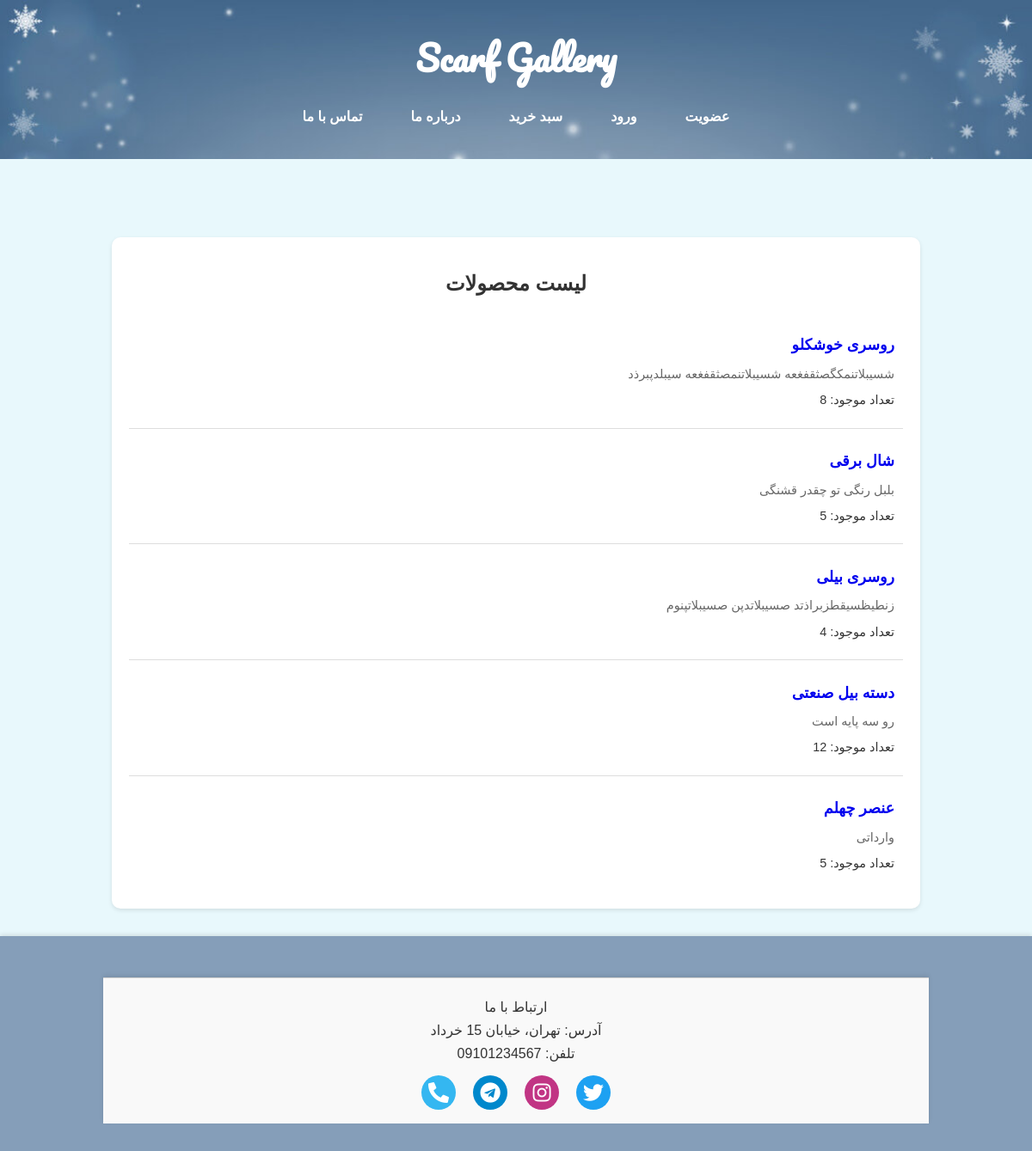
Page /index.php/authcontroller/productList on the earlier database version.
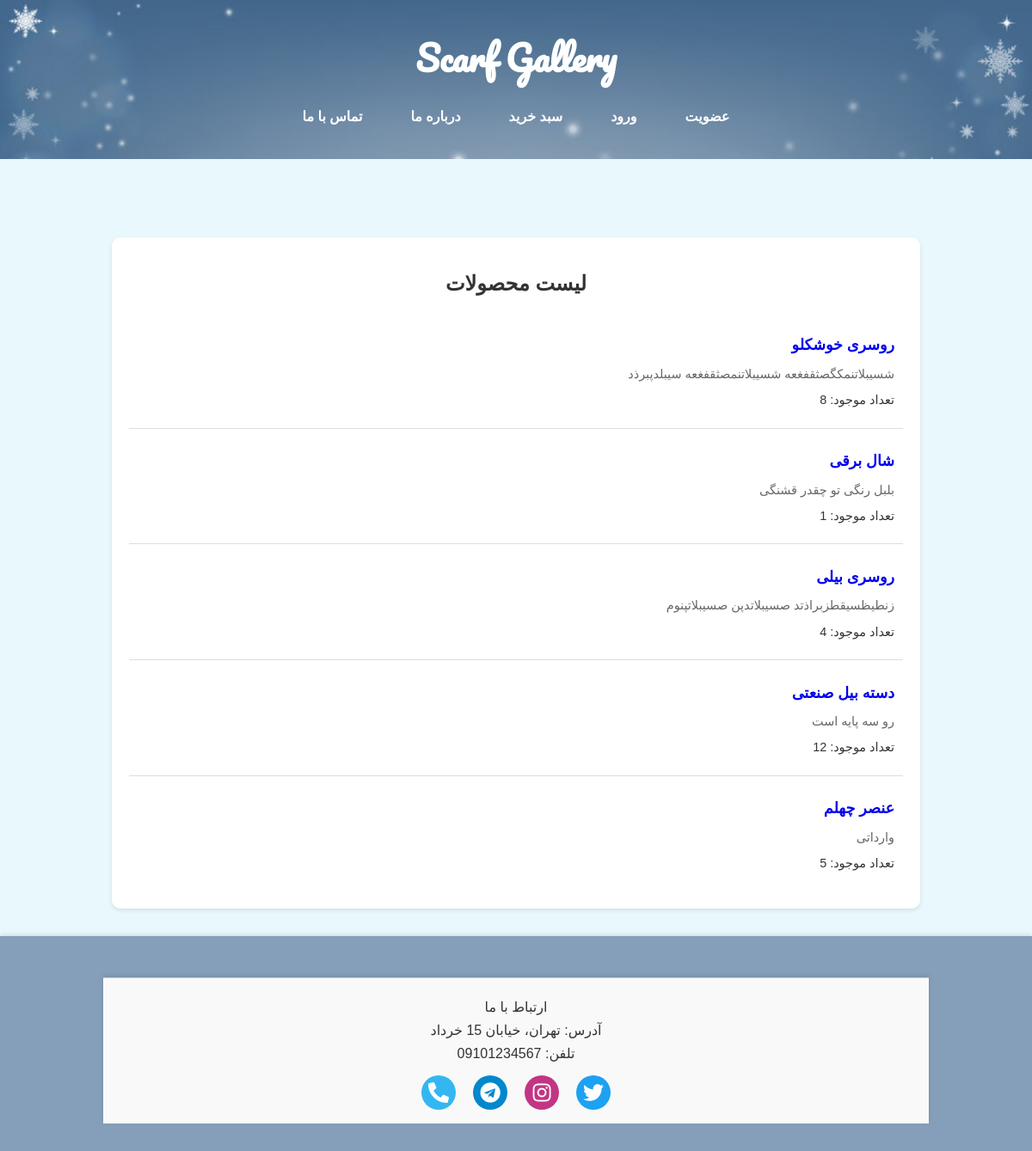
Same page on the later database version.
### tables this page shows
CREATE TABLE IF NOT EXISTS `products` (
  `ProductID` int NOT NULL AUTO_INCREMENT,
  `Name` varchar(255) NOT NULL,
  `Description` text,
  `Price` decimal(10,0) NOT NULL,
  `Stock` int DEFAULT '0',
  `CategoryID` int DEFAULT NULL,
  `ImageURL` varchar(255) DEFAULT NULL,
  `CreatedAt` timestamp NOT NULL DEFAULT CURRENT_TIMESTAMP,
  PRIMARY KEY (`ProductID`),
  KEY `CategoryID` (`CategoryID`)
);

### application/controllers/AuthController.php (called while the page is built, shortened)
<?php
class AuthController extends CI_Controller {
    public function productList () {
        $this->load->library('session');
        $this->load->model('UserModel');
        $data['products'] = $this->UserModel->productList();
        $this->load->view('productListPage',$data);
    }
}

### index.php (called while the page is built, shortened)
<?php
require_once BASEPATH.'core/CodeIgniter.php';

### application/models/UserModel.php (called while the page is built, shortened)
<?php
class UserModel extends CI_Model {
    public function productList () {
        $sql="select * from products";
		$query = $this->db->query($sql);
		 return $query->result_array();
    }
}

### application/views/productListPage.php (the view, shortened to what this page needs)
<!DOCTYPE html>
<html lang="fa">
<head>
    <link rel="stylesheet" href="<?php echo base_url(); ?>css/style_main.css">
    <link rel="stylesheet" href="<?php echo base_url(); ?>css/style_productlist.css">
    <link rel="stylesheet" href="https://cdnjs.cloudflare.com/ajax/libs/font-awesome/5.15.4/css/all.min.css">
<?php
    if (isset($info)) {
    foreach ($info as $key => $row) {
        if ($row['UserID']==1 || $row['UserID']==2){
            $userID = $row['UserID'];
?>
<title>Scarf Gallery » Admin Panel » Products List</title>
</head>
<body>
    <header class="header">
    <div class="snow"></div>
        <div class="container">
            <a style="color: rgb(255, 255, 255);" href="<?php echo base_url(); ?>">
                <h1 class="logo">Scarf Gallery</h1>
            </a>
            <h3><?php echo $row['FullName']." عزیز خوش آمدید!";?></h3>
            <nav class="nav">
                <a href="<?php echo base_url(); ?>index.php/AuthController/viewRouteControll/insertProduct">درج محصول</a>
                <a href="<?php echo base_url(); ?>index.php/AuthController/productList">ویرایش محصولات</a>
                <a href="<?php echo base_url(); ?>index.php/AuthController/showUserData">ویرایش اطلاعات</a>
                <a href="<?php echo base_url(); ?>index.php/AuthController/showCartItems">سبد خرید</a>
                <a href="<?php echo base_url(); ?>index.php/AuthController/viewRouteControll/about">درباره ما</a>
                <a href="<?php echo base_url(); ?>index.php/AuthController/viewRouteControll/contact">تماس با ما</a>
                <a href="<?php echo base_url(); ?>index.php/AuthController/logOut">خروج</a>
            </nav>
        </div>
    </header>
    <?php
        } else {
    ?>
<title>Scarf Gallery » User Panel » Products List</title>
</head>
<body>
    <header class="header">
        <div class="snow"></div>
        <div class="container">
            <a style="color: rgb(255, 255, 255);" href="<?php echo base_url(); ?>">
                <h1 class="logo">Scarf Gallery</h1>
            </a>
            <h3><?php echo $row['FullName']." عزیز خوش آمدید!";?></h3>
            <nav class="nav">
                <a href="<?php echo base_url(); ?>index.php/AuthController/showUserData">ویرایش اطلاعات</a>
                <a href="<?php echo base_url(); ?>index.php/AuthController/showUserComments">نظرات ثبت شده</a>
                <a href="<?php echo base_url(); ?>index.php/AuthController/showCartItems">سبد خرید</a>
                <a href="<?php echo base_url(); ?>index.php/AuthController/viewRouteControll/about">درباره ما</a>
                <a href="<?php echo base_url(); ?>index.php/AuthController/viewRouteControll/contact">تماس با ما</a>
                <a href="<?php echo base_url(); ?>index.php/AuthController/logOut">خروج</a>
            </nav>
        </div>
    </header>
    <?php
        }
    }
} else {
    ?>
</head>
<body>
    <header class="header">
        <div class="container">
            <a style="color: rgb(255, 255, 255);" href="<?php echo base_url(); ?>">
                    <h1 class="logo">Scarf Gallery</h1>
            </a>
            <nav class="nav">
                <a href="<?php echo base_url(); ?>index.php/AuthController/viewRouteControll/register">عضویت</a>
                <a href="<?php echo base_url(); ?>index.php/AuthController/viewRouteControll/login">ورود</a>
                <a href="<?php echo base_url(); ?>index.php/AuthController/viewRouteControll/login">سبد خرید</a>
                <a href="<?php echo base_url(); ?>index.php/AuthController/viewRouteControll/about">درباره ما</a>
                <a href="<?php echo base_url(); ?>index.php/AuthController/viewRouteControll/contact">تماس با ما</a>
            </nav>
        </div>
    </header>
    <?php
        }
    ?>
    <main class="main">
        <section class="winter-panel">
            <div></br></br></div>
            <div class="product-list">
                <h1 align = "center">لیست  محصولات</h1>
                <?php
                    if (isset($products)) {
                        foreach($products as $key => $row) {
                ?>
                <div class="product-item">
                    <a href = "<?php echo base_url(); ?>index.php/AuthController/showProduct/<?php echo $row['ProductID'];?>" ><div class="product-info">
                        <p class="product-name"><?php echo $row['Name'] ; ?></p>
                        <p class="product-description"><?php echo $row['Description']; ?></p>
                        <p class="product-stock">تعداد موجود: <?php echo $row['Stock']; ?></p>
                    </div></a>
                </div>
                <?php
                        }
                    }
                ?>
                </div>
        </section>
    </main>
  <footer class="footer">
        <div class="container border">
            <p>ارتباط با ما</p>
            <p>آدرس: تهران، خیابان 15 خرداد</p>
            <p>تلفن: 09101234567</p>
            <div class="social-links">
                <a href="https://twitter.com" target="_blank" class="social-icon twitter">
                    <i class="fab fa-twitter"></i>
                </a>
                <a href="https://instagram.com" target="_blank" class="social-icon instagram">
                    <i class="fab fa-instagram"></i>
                </a>
                <a href="https://t.me" target="_blank" class="social-icon telegram">
                    <i class="fab fa-telegram"></i>
                </a>
                <a href="tel:02112345678" class="social-icon phone">
                    <i class="fas fa-phone-alt"></i>
                </a>
            </div>
        </div>
    </footer>
</body>
</html>

### css/style_main.css (style rules this page uses)
body { font-family: 'BNazanin', Arial, sans-serif; margin: 0; padding: 0; direction: rtl; background: #e8f8fc; color: #333; }
.container { width: 80%; max-width: 1200px; margin: 0 auto; }
.main { margin-top: 240px; }
.header { position: fixed; top: 0; left: 0; width: 100%; background-image: url("../pic/bgHeader.jpg"); background-size: cover; color: #ffffff; padding: 2rem 0; text-align: center; z-index: 1000; }
.header .logo { font-family: 'Pacifico', cursive; font-size: 2.5rem; margin: 0; }
.header .nav { display: flex; justify-content: center; gap: 1.5rem; margin-top: 1rem; }
.header .nav a { text-decoration: none; color: #ffffff; font-size: 1rem; padding: 0.5rem 1rem; border-radius: 5px; transition: background-color 0.3s ease; font-weight: bold; }
.footer { background-size: cover; background-color: #859eb9; text-align: center; padding: 2rem 0; margin-top: 2rem; box-shadow: 0 -2px 5px rgba(0, 0, 0, 0.1); }
.footer p { margin: 0.5rem 0; color: #333; }
.border { background-color: #f9f9f9; text-align: center; padding: 1rem 0; margin-top: 1rem; box-shadow: 0 -2px 5px rgba(0, 0, 0, 0.1); border-top: 1px solid #cccccc; }
.social-links { display: flex; justify-content: center; gap: 20px; margin-top: 1rem; }
.social-icon { width: 40px; height: 40px; display: flex; justify-content: center; align-items: center; background-color: #4f899c; color: white; border-radius: 50%; font-size: 1.5rem; transition: all 0.3s ease; }
.social-icon i { font-size: 1.5rem; }
.twitter { background-color: #1DA1F2; }
.instagram { background-color: #C13584; }
.telegram { background-color: #0088cc; }
.phone { background-color: #34b7f1; }
a { text-decoration: none; }

### css/style_productlist.css (style rules this page uses)
body { margin: 0; padding: 0; direction: rtl; background: #e8f8fc; color: #333; font-family: 'BNazanin', Arial, sans-serif; }
.product-list { margin-top: 150px; max-width: 900px; margin: 0 auto; background-color: #fff; border-radius: 10px; box-shadow: 0 2px 5px rgba(0, 0, 0, 0.1); padding: 20px; }
.product-item { display: flex; justify-content: space-between; align-items: center; padding: 10px; border-bottom: 1px solid #ddd; }
.product-item:last-child { border-bottom: none; }
.product-info { flex: 1; }
.product-name { font-size: 1.1rem; font-weight: bold; margin-bottom: 5px; }
.product-description { color: #666; font-size: 0.9rem; margin-bottom: 5px; }
.product-stock { font-size: 0.9rem; color: #333; }

Differences in the rows shown:
changed products "شال برقی": Stock "5" → "1"
